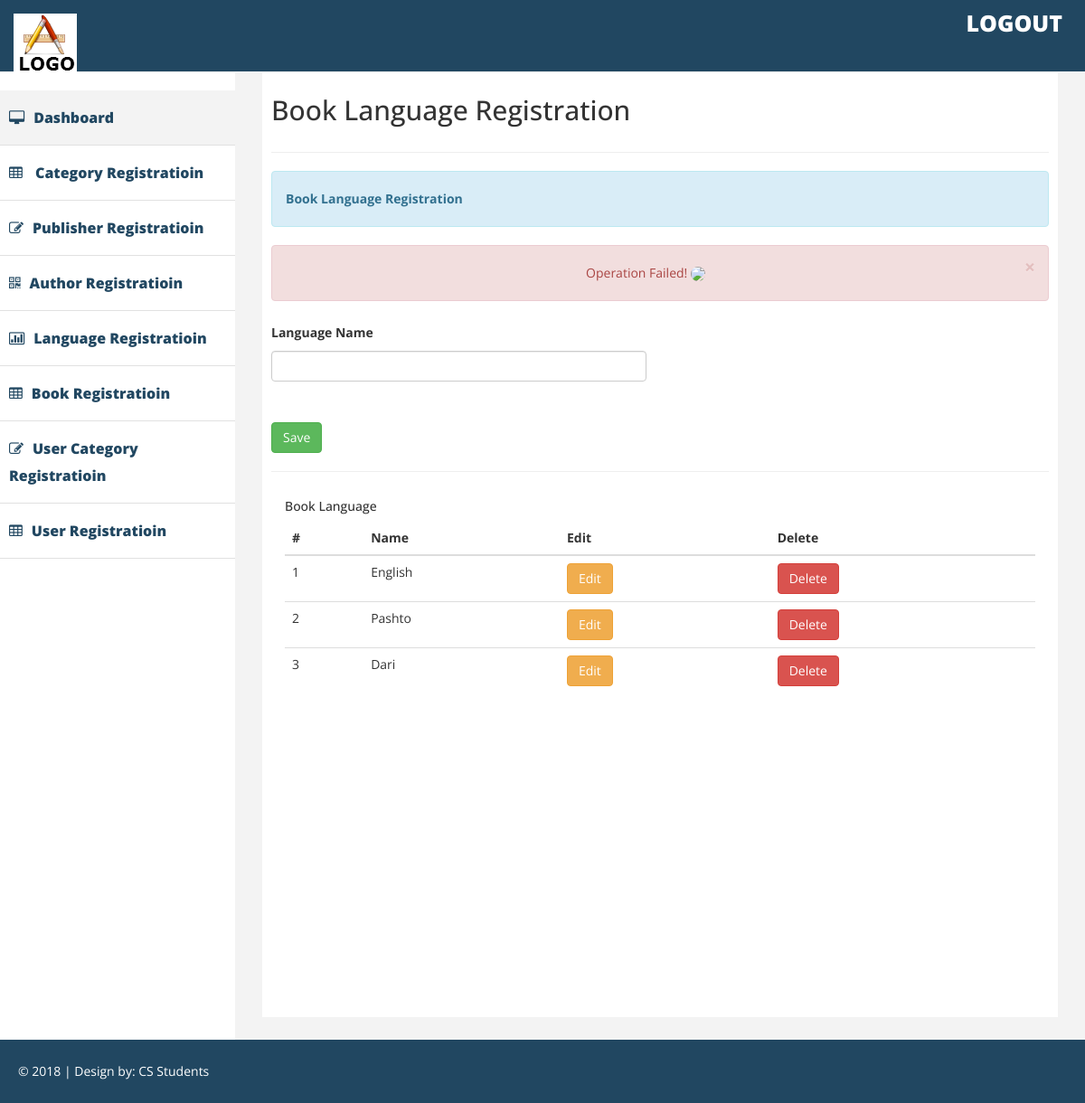
The app's page /onlinelibrary/view/bookLanguageRegistration.php?error with its own data.
### tables this page shows
CREATE TABLE `language` (
  `id` int(11) NOT NULL,
  `name` varchar(40) NOT NULL
);

### onlinelibrary/data/class.db.php (called while the page is built, shortened)
<?php
class db{
	private $host ="localhost";
	private $usr ="root";
	private $pass="";
	private $db ="onlinelibrary";
	function __construct(){
		$connection = mysqli_connect($this->host, $this->usr, $this->pass, $this->db);
		if (!$connection) {
			echo "Opps ! You are having trouble with your connection: ".mysqli_error($connection);
		} else{
			$this->con = $connection;
		}
	}
}
?>

### onlinelibrary/data/class.bookLanguage.php (called while the page is built, shortened)
<?php
include_once "class.db.php";
class bookLanguage extends db{
	function list_BookLanguage(){
		$query = "Select * from language  ORDER BY id DESC";
		$result = mysqli_query($this->con, $query);
		while ($post = mysqli_fetch_assoc($result)) {
			$data[]=$post;
		}
		return $data;
	}
}
?>

### onlinelibrary/view/bookLanguageRegistration.php (the view, shortened to what this page needs)
<!DOCTYPE html>
<html xmlns="http://www.w3.org/1999/xhtml">
<?php
include("head.php"); ?>
<body>
   <?php include("sidebar.php"); ?>
        <div id="page-wrapper" >
            <div id="page-inner">
                <div class="row">
                    <div class="col-lg-12">
                     <h2>Book Language Registration</h2>
                    </div>
                </div>
                  <hr />
                <div class="row">
                    <div class="col-lg-12 ">
                        <div class="alert alert-info">
                             <strong>Book Language Registration  </strong>
                        </div>
                       <?php include("_alerts.php"); ?>
                    </div>
                    </div>
                    <div class="row">
					  <form method="POST" action ="../business/business.bookLanguage.php" >
						  <div class="col-lg-6 col-md-6 col-sm-6 col-xs-6">
							   <div class="form-group">
								 <label>Language Name</label>
								  <input type="text" class="form-control" name='name' placeholder="" />
							</div>
						   <br>
						   <div class="input-group">
							 <button type="submit" name="submit" class="btn btn-success" >Save</button>
						   </div>
						</div>
						</form>
                   </div>
				  <hr>
				  <div class="col-lg-12 col-md-12">
                        <h5>Book Language</h5>
                        <div class="table-responsive">
                            <table class="table">
                                <thead>
                                    <tr>
                                        <th>#</th>
                                        <th>Name</th>
                                        <th>Edit</th>
                                        <th>Delete</th>
                                    </tr>
                                </thead>
                                <tbody>
                                 <?php
								  include("../data/class.bookLanguage.php");
								  $languageList = new bookLanguage();
								  $languages = $languageList->list_BookLanguage();
								  $i=0;
								   foreach($languages as $language){
									   $i++;
									   echo  "<tr>
									             <td>$i</td>
									             <td>$language[name]</td>
									             <td><a href='edit_bookLanguageRegistration.php?update_id=$language[id]' class='btn btn-warning' >Edit</a></td>
									             <td><a href='../business/business.delete_bookLanguage.php?del_id=$language[id]' class='btn btn-danger' >Delete</a></td>
									        </tr>";
								   }
								 ?>
                                </tbody>
                            </table>
                        </div>
                    </div>
                </div>
              </div>
            </div>
      <?php include("footer.php"); ?>
</body>
</html>

### onlinelibrary/view/assets/css/custom.css (style rules this page uses)
body { font-family: 'Open Sans', sans-serif; line-height:30px; }
#page-wrapper { padding: 15px 15px; min-height: 600px; background:#F3F3F3; }
#page-inner { width:100%; margin:10px 20px 10px 0px; background-color:#fff!important; padding:10px; min-height:1050px; }
@media (min-width:768px) { #page-wrapper { margin: 0 0 0 260px; padding: 15px 30px; min-height: 1050px; } }

### records on screen
language: name "English"
language: name "Pashto"
language: name "Dari"

### other values on screen
Date("Y") "2018"
